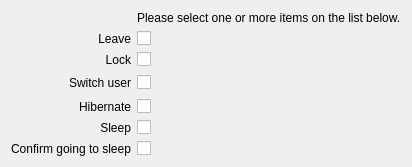
<?xml version="1.0" encoding="UTF-8"?>
<ui version="4.0">
 <class>lockoutConfig</class>
 <widget class="QWidget" name="lockoutConfig">
  <property name="geometry">
   <rect>
    <x>0</x>
    <y>0</y>
    <width>349</width>
    <height>152</height>
   </rect>
  </property>
  <property name="windowTitle">
   <string>Configure Lock/Logout</string>
  </property>
  <layout class="QGridLayout" name="gridLayout">
   <item row="0" column="1">
    <widget class="QLabel" name="label">
     <property name="text">
      <string>Please select one or more items on the list below.</string>
     </property>
    </widget>
   </item>
   <item row="1" column="0">
    <widget class="QLabel" name="label_2">
     <property name="text">
      <string>Leave</string>
     </property>
     <property name="alignment">
      <set>Qt::AlignRight|Qt::AlignTrailing|Qt::AlignVCenter</set>
     </property>
    </widget>
   </item>
   <item row="1" column="1">
    <widget class="QCheckBox" name="kcfg_show_leave" />
   </item>
   <item row="2" column="0">
    <widget class="QLabel" name="label_3">
     <property name="text">
      <string>Lock</string>
     </property>
     <property name="alignment">
      <set>Qt::AlignRight|Qt::AlignTrailing|Qt::AlignVCenter</set>
     </property>
    </widget>
   </item>
   <item row="2" column="1">
    <widget class="QCheckBox" name="kcfg_show_lock" />
   </item>
   <item row="3" column="0">
    <widget class="QLabel" name="label_4">
     <property name="text">
      <string>Switch user</string>
     </property>
     <property name="alignment">
      <set>Qt::AlignRight|Qt::AlignTrailing|Qt::AlignVCenter</set>
     </property>
    </widget>
   </item>
   <item row="3" column="1">
    <widget class="QCheckBox" name="kcfg_show_switchUser" />
   </item>
   <item row="4" column="0">
    <widget class="QLabel" name="label_5">
     <property name="text">
      <string>Hibernate</string>
     </property>
     <property name="alignment">
      <set>Qt::AlignRight|Qt::AlignTrailing|Qt::AlignVCenter</set>
     </property>
    </widget>
   </item>
   <item row="4" column="1">
    <widget class="QCheckBox" name="kcfg_show_hibernate" />
   </item>
   <item row="5" column="0">
    <widget class="QLabel" name="label_6">
     <property name="text">
      <string>Sleep</string>
     </property>
     <property name="alignment">
      <set>Qt::AlignRight|Qt::AlignTrailing|Qt::AlignVCenter</set>
     </property>
    </widget>
   </item>
   <item row="5" column="1">
    <widget class="QCheckBox" name="kcfg_show_suspend" />
   </item>
   <item row="6" column="0">
    <widget class="QLabel" name="label_7">
     <property name="text">
      <string>Confirm going to sleep</string>
     </property>
     <property name="alignment">
      <set>Qt::AlignRight|Qt::AlignTrailing|Qt::AlignVCenter</set>
     </property>
    </widget>
   </item>
   <item row="6" column="1">
    <widget class="QCheckBox" name="kcfg_confirm_sleep" />
   </item>
   <item row="3" column="2">
    <spacer name="horizontalSpacer">
     <property name="orientation">
      <enum>Qt::Horizontal</enum>
     </property>
     <property name="sizeHint" stdset="0">
      <size>
       <width>40</width>
       <height>20</height>
      </size>
     </property>
    </spacer>
   </item>
   <item row="7" column="1">
    <spacer name="verticalSpacer">
     <property name="orientation">
      <enum>Qt::Vertical</enum>
     </property>
     <property name="sizeHint" stdset="0">
      <size>
       <width>20</width>
       <height>40</height>
      </size>
     </property>
    </spacer>
   </item>
  </layout>
 </widget>
</ui>
